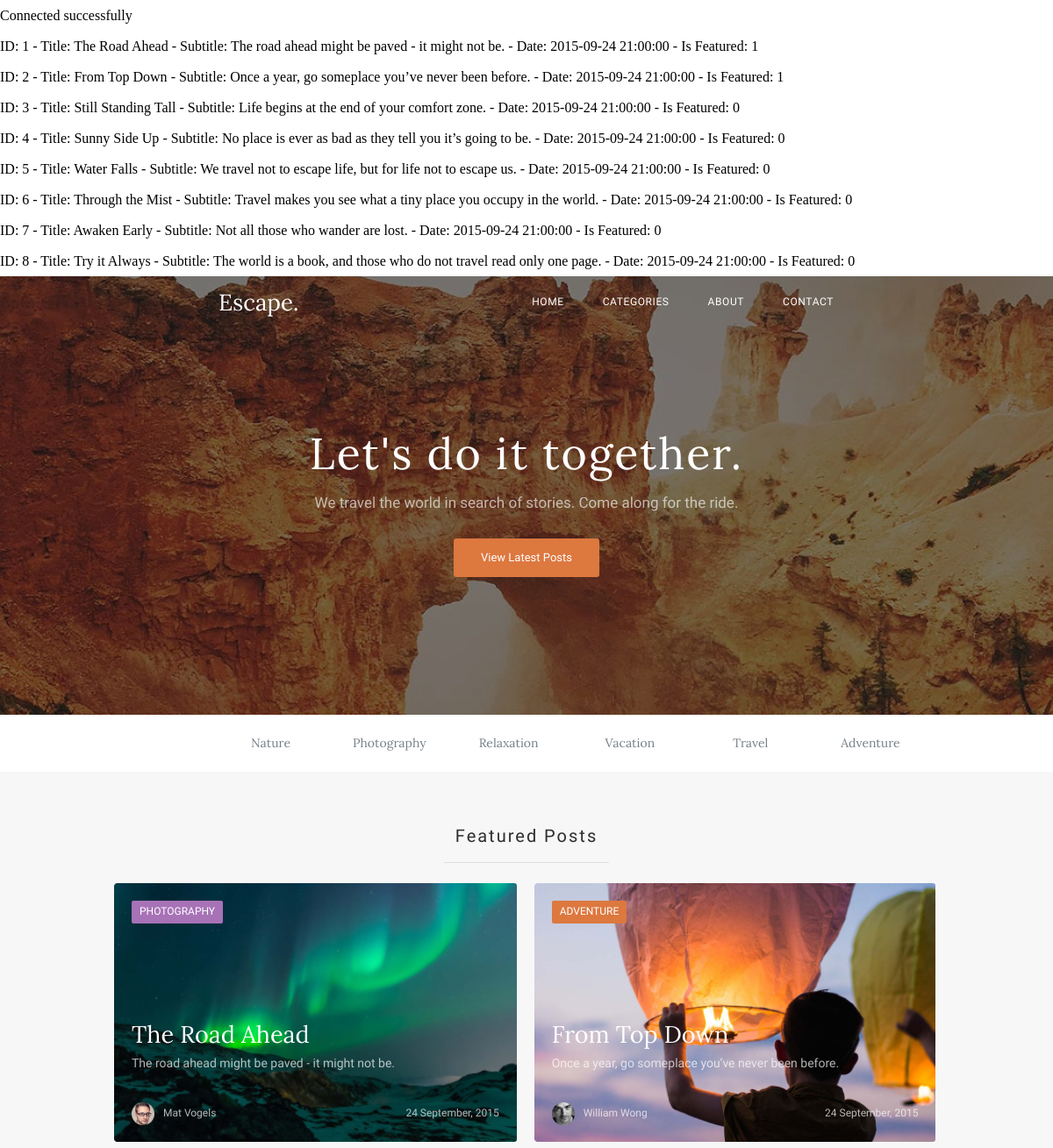
The app's page /home.php with its own data.
### tables this page shows
CREATE TABLE post (
  `id` INT NOT NULL AUTO_INCREMENT,  
  `title` VARCHAR(255) NOT NULL,
  `subtitle` VARCHAR(255) NOT NULL,
  `content` TEXT NOT NULL,
  `author` VARCHAR(255) NOT NULL,
  `author_url` VARCHAR(255) NOT NULL,
  `publish_date` TIMESTAMP NOT NULL,
  `image_url` VARCHAR(255) NOT NULL,
  `featured` TINYINT NOT NULL,
  `action` VARCHAR(255) NOT NULL,
  `queue` VARCHAR(255) NOT NULL,
  PRIMARY KEY(`id`)
);

### home.php (the view, shortened to what this page needs)
<?php
function createDBConnection(): mysqli {
  $conn = new mysqli(HOST, USERNAME, PASSWORD, DATABASE);
  return $conn;
}
function getAndPrintPostsFromDB(mysqli $conn): array {
  $sql = "SELECT * FROM post";
  $result = $conn->query($sql);
  $posts = [];
  if ($result->num_rows > 0) {
    while($row = $result->fetch_assoc()) {
      echo "ID: {$row['id']} - Title: {$row['title']} - Subtitle: {$row['subtitle']} - Date: {$row['publish_date']} - Is Featured: {$row['featured']} <br>";
    $posts[] = $row;
	}
  } else {
    echo "0 results";
  }
  return $posts;
}
$conn = createDBConnection();
$posts = getAndPrintPostsFromDB($conn);
?>
<!DOCTYPE html>
<html lang="en">
    <head>
    <link rel="stylesheet" href="http://localhost:8001/static/Styles/home-style.css">
</head>
<body class="content">
<header class="nav__content head">
    <img src="http://localhost:8001/static/Photos/Escape.svg" alt="Escape">
    <nav class="header__nav">
        <ul class="logo__list">
            <li>home</li>
            <li>categories</li>
            <li>about</li>
            <li>contact</li>
        </ul>
    </nav>
</header>
<main>
    <div class="main__head">
        <h1 class="main__head__title">Let's do it together.</h1>
        <h2 class="main__head__subtitle">We travel the world in search of stories. Come along for the ride.</h2>
        <div class="main__button">
            <a>View Latest Posts</a>
        </div>
    </div>
    <ul class="main__menu">
        <li class="menu__nature">Nature</li>
        <li class="menu__photography">Photography</li>
        <li class="menu__relaxation">Relaxation</li>
        <li class="menu__vacation">Vacation</li>
        <li class="menu__travel">Travel</li>
        <li class="menu__adventure">Adventure</li>
    </ul>
    <div class="content-color">
        <div class="content__block-borders">
            <h2 class="content__title">Featured Posts</h2>
            <div class="rectangle"></div>
            <div class="content__block">
            <?php
                foreach ($posts as $post) {
                    include 'post_feautured_preview.php';
                }
            ?>

### post_feautured_preview.php
<?php
    if ($post['id'] > 2) {
        exit;
    }
?>
<div class="content__block-<?= $post['queue'] ?>">
    <a class="link__content" href='/post.php?id=<?= $post['id'] ?>'></a>
    <a class="content__block-<?= $post['queue'] ?>-action"><?= $post['action'] ?></a>
    <p class="content__block_naming"><?= $post['title'] ?></p>
    <p class="content__block_description"><?= $post['subtitle'] ?></p>
    <div class=content__block_author>
        <div class="avatar-name">
            <img class="faces" src="http://localhost:8001/static/Photos/<?= explode(" ", $post['author'])[0] ?>_face.png" alt="<?= $post['author'] ?>">
            <p class="avatar__description"><?= $post['author'] ?></p>
        </div>
        <p class="date__description"><?= DateTime::createFromFormat('Y-m-d H:i:s', $post['publish_date'])->format('d F, Y') ?></p>
    </div>
</div>

### records on screen
post: id "1", title "The Road Ahead", subtitle "The road ahead might be paved - it might not be.", publish_date "2015-09-24 21:00:00", featured "1", shows a picture, action "PHOTOGRAPHY", author "Mat Vogels", publish_date "24 September, 2015"
post: id "2", title "From Top Down", subtitle "Once a year, go someplace you’ve never been before.", publish_date "2015-09-24 21:00:00", featured "1", shows a picture, action "ADVENTURE", author "William Wong", publish_date "24 September, 2015"
post: id "3", title "Still Standing Tall", subtitle "Life begins at the end of your comfort zone.", publish_date "2015-09-24 21:00:00", featured "0"
post: id "4", title "Sunny Side Up", subtitle "No place is ever as bad as they tell you it’s going to be.", publish_date "2015-09-24 21:00:00", featured "0"
post: id "5", title "Water Falls", subtitle "We travel not to escape life, but for life not to escape us.", publish_date "2015-09-24 21:00:00", featured "0"
post: id "6", title "Through the Mist", subtitle "Travel makes you see what a tiny place you occupy in the world.", publish_date "2015-09-24 21:00:00", featured "0"
post: id "7", title "Awaken Early", subtitle "Not all those who wander are lost.", publish_date "2015-09-24 21:00:00", featured "0"
post: id "8", title "Try it Always", subtitle "The world is a book, and those who do not travel read only one page.", publish_date "2015-09-24 21:00:00", featured "0"
